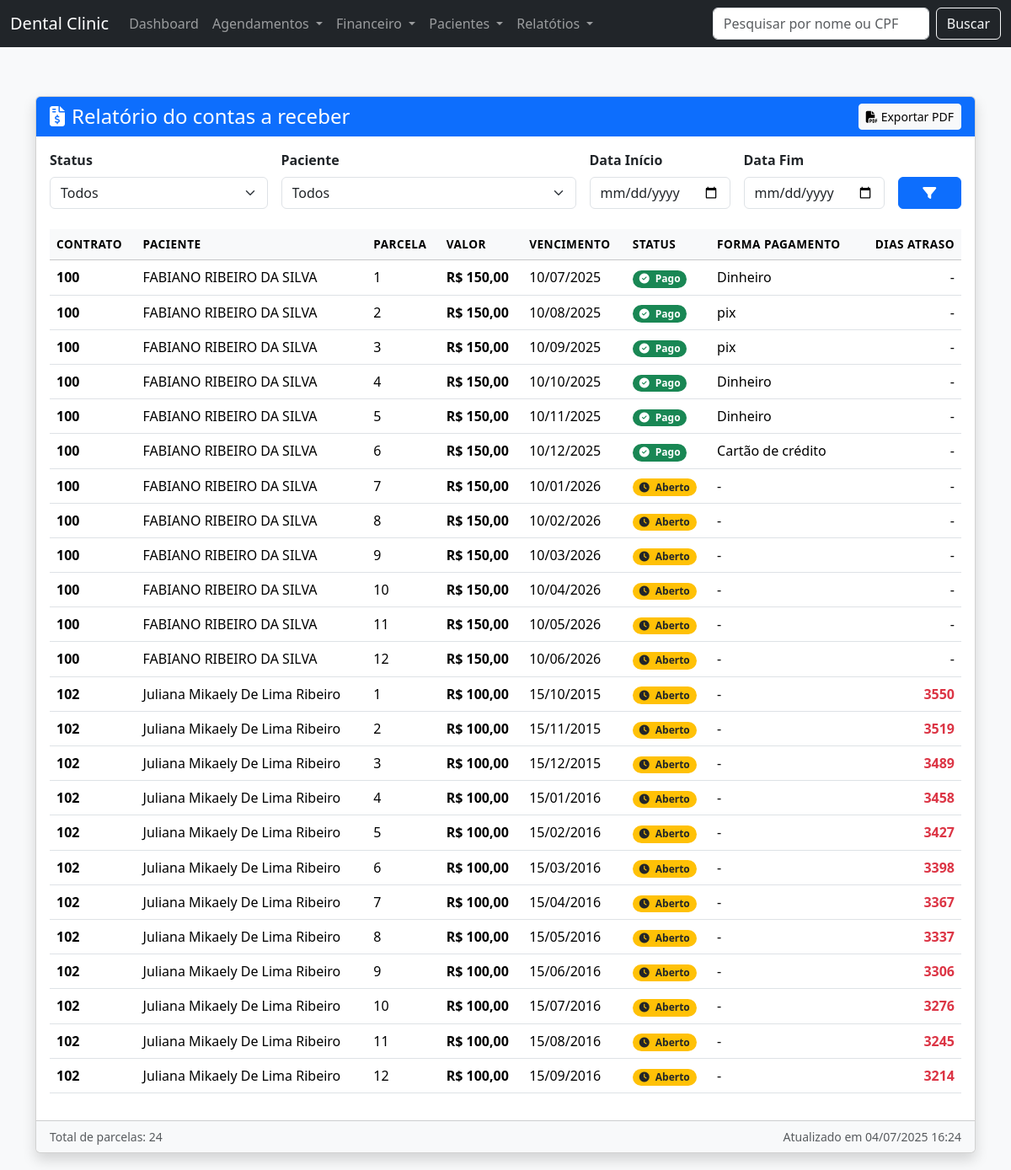
The app's page /financeiro/parcela/relatorio-parcelas/, older data.
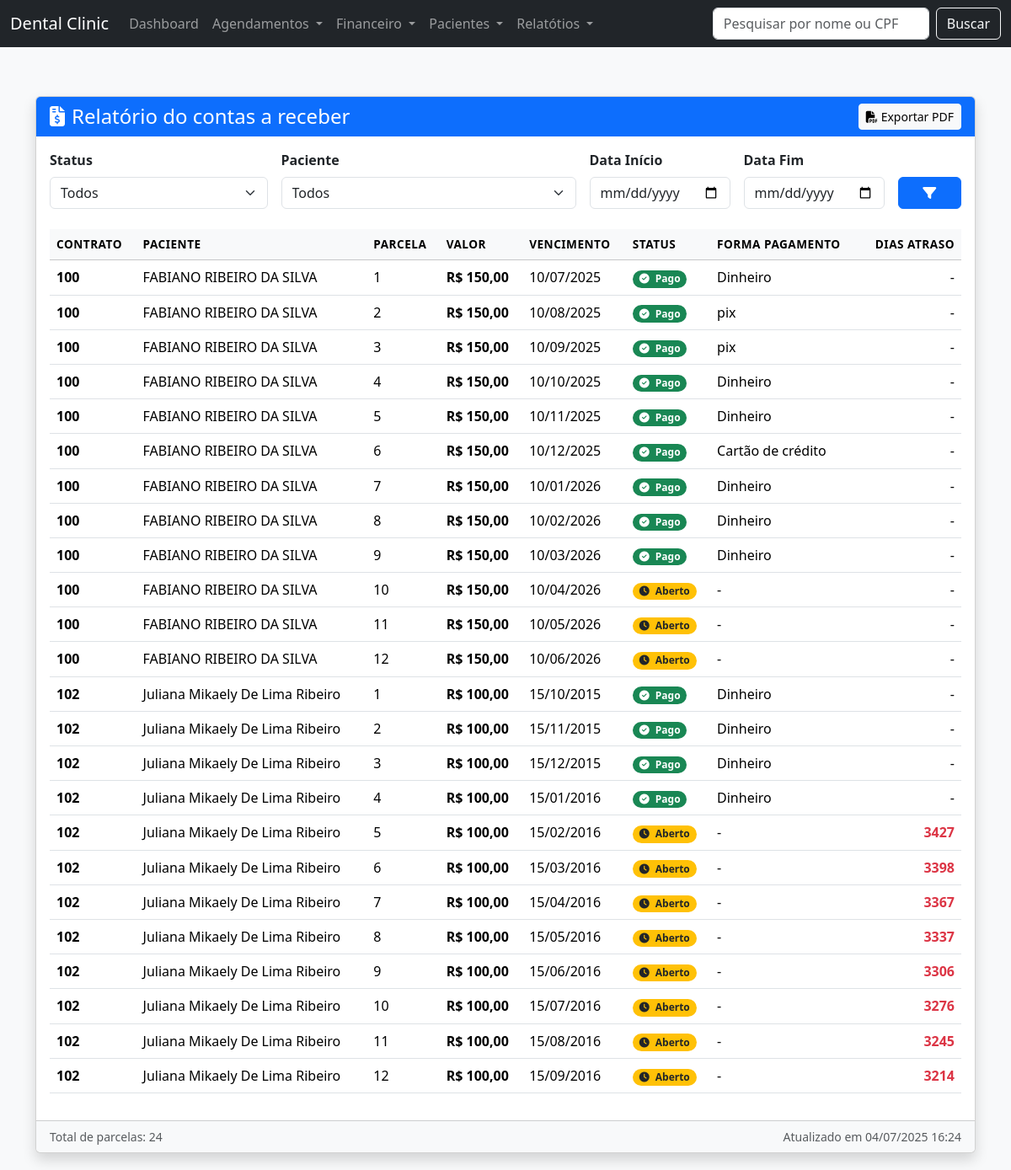
The same page, newer data.
### financeiro/models.py (models this page shows, shortened)
class Parcela(models.Model):
    FORMA_PAGAMENTO_CHOICES = [
        ('dinheiro', 'Dinheiro'),
        ('pix_pj', 'Pix PJ'),
        ('pix_pf', 'Pix PF'),
        ('cartao_credito', 'Cartão de crédito'),
        ('cartao_debito', 'Cartão de débito'),
    ]
    contrato = models.ForeignKey(Contrato, on_delete=models.CASCADE, related_name='parcelas')
    numero = models.PositiveIntegerField(verbose_name="Parcela")
    data_vencimento = models.DateField()
    valor = models.DecimalField(max_digits=10, decimal_places=2)
    valor_pago = models.DecimalField(max_digits=10, decimal_places=2, null=True, blank=True)  # <== ADICIONADO
    status = models.CharField(max_length=20, choices=[('aberto', 'Aberto'), ('pago', 'Pago')], default="aberto")
    data_pagamento = models.DateField(null=True, blank=True)
    forma_pagamento = models.CharField(max_length=20, choices=FORMA_PAGAMENTO_CHOICES, null=True, blank=True)
    observacao = models.TextField(blank=True)

class Contrato(models.Model):
    STATUS_CONTRATO_CHOICES = [
        ('ativo', 'ATIVO'),
        ('pendente', 'PENDENTE'),
        ('cancelado', 'CANCELADO'),
        ]
    paciente = models.ForeignKey('paciente.Paciente', on_delete=models.CASCADE, verbose_name='Paciente')
    plano = models.ForeignKey(Plano, on_delete=models.CASCADE, verbose_name='Plano')
    data_adesao = models.DateField(default=date.today, verbose_name='Adesão')
    dia_vencimento = models.IntegerField(choices=[(d, f"Dia {d}") for d in [5, 10, 15, 20, 25, 30]], verbose_name='Vencimento')
    numero_contrato = models.CharField(max_length=20, unique=True, verbose_name='Contrato')
    status_contrato = models.CharField(max_length=20, verbose_name='Status', choices=STATUS_CONTRATO_CHOICES, null=True, blank=True)

### paciente/models.py (models this page shows, shortened)
class Paciente(models.Model):
    nome = models.CharField(max_length=100)
    cpf = models.CharField(max_length=14, unique=True)
    data_nascimento = models.DateField()
    nome_pai = models.CharField(max_length=150, blank=True, null=True)
    nome_mae = models.CharField(max_length=150, blank=True, null=True)
    nacionalidade = models.CharField(max_length=100, blank=True, null=True)
    naturalidade = models.CharField(max_length=100, blank=True, null=True)
    estado_civil = models.CharField(
        max_length=20,
        choices=[
            ('solteiro', 'Solteiro(a)'),
            ('casado', 'Casado(a)'),
            ('divorciado', 'Divorciado(a)'),
            ('viuvo', 'Viúvo(a)'),
            ('outro', 'Outro'),
        ],
        blank=True,
        null=True
    )
    sexo = models.CharField(
        max_length=10,
        choices=[
            ('masculino', 'Masculino'),
            ('feminino', 'Feminino'),
            ('outro', 'Outro'),
        ],
        blank=True,
        null=True
    )
    profissao = models.CharField(max_length=100, blank=True, null=True)
    telefone = models.CharField(max_length=20, blank=True, null=True)
    observacao_contato = models.TextField(blank=True, null=True)
    cep = models.CharField(max_length=9, blank=True, null=True)
    endereco = models.CharField(max_length=150, blank=True, null=True)
    numero = models.CharField(max_length=10, blank=True, null=True)
    bairro = models.CharField(max_length=100, blank=True, null=True)
    cidade = models.CharField(max_length=100, blank=True, null=True)
    uf = models.CharField(max_length=2, blank=True, null=True)
    complemento = models.CharField(max_length=100, blank=True, null=True)
    ponto_referencia = models.CharField(max_length=150, blank=True, null=True)
    outras_observacoes = models.TextField(blank=True, null=True)
    data_cadastro = models.DateTimeField(auto_now_add=True)

### financeiro/views.py (the view, shortened to what this page needs)
# urls.py: path('parcela/relatorio-parcelas/', views.relatorio_parcelas, name='relatorio_parcelas'),
def relatorio_parcelas(request):
    status = request.GET.get('status')
    paciente_id = request.GET.get('paciente')
    data_inicio = request.GET.get('data_inicio')
    data_fim = request.GET.get('data_fim')
    hoje = localdate()
    parcelas = Parcela.objects.select_related('contrato__paciente')
    if status == 'pagas':
        parcelas = parcelas.filter(status='pago')
    elif status == 'atrasadas':
        parcelas = parcelas.filter(status='aberto', data_vencimento__lt=hoje)
    elif status == 'a_receber':
        parcelas = parcelas.filter(status='aberto', data_vencimento__gte=hoje)
    if paciente_id:
        parcelas = parcelas.filter(contrato__paciente_id=paciente_id)
    if data_inicio:
        parcelas = parcelas.filter(data_vencimento__gte=data_inicio)
    if data_fim:
        parcelas = parcelas.filter(data_vencimento__lte=data_fim)
    parcelas_list = []
    for p in parcelas:
        dias_atraso = 0
        if p.status == 'aberto' and p.data_vencimento < hoje:
            dias_atraso = (hoje - p.data_vencimento).days
        parcelas_list.append((p, dias_atraso))
    pacientes = Paciente.objects.all()
    return render(request, 'financeiro/parcela/relatorio_parcelas.html', {
        'parcelas_list': parcelas_list,
        'status': status,
        'pacientes': pacientes,
        'paciente_selecionado': paciente_id,
        'data_inicio': data_inicio,
        'data_fim': data_fim,
    })

### financeiro/templates/financeiro/parcela/relatorio_parcelas.html (shortened to what the changed rows need)
{% extends 'core/base.html' %}
{% block content %}
<div class="container mt-4">
  <div class="card shadow">
    <div class="card-header bg-primary text-white">
      <div class="d-flex justify-content-between align-items-center">
        <h2 class="h4 mb-0">
          <i class="fas fa-file-invoice-dollar me-2"></i>Relatório do contas a receber
        </h2>
      </div>
    </div>
    <div class="card-body">
      <div class="table-responsive">
        <table class="table table-hover">
          <thead class="table-light">
            <tr>
              <th>Contrato</th>
              <th>Paciente</th>
              <th>Parcela</th>
              <th>Valor</th>
              <th>Vencimento</th>
              <th>Status</th>
              <th>Forma Pagamento</th>
              <th class="text-end">Dias Atraso</th>
            </tr>
          </thead>
          <tbody>
            {% for p, atraso in parcelas_list %}
            <tr>
              <td class="fw-semibold">{{ p.contrato.numero_contrato }}</td>
              <td>{{ p.contrato.paciente.nome }}</td>
              <td>{{ p.numero }}</td>
              <td class="fw-semibold">R$ {{ p.valor|floatformat:2 }}</td>
              <td class="{% if p.data_vencimento < today and p.status != 'pago' %}text-danger{% endif %}">
                {{ p.data_vencimento|date:"d/m/Y" }}
              </td>
              <td>
                {% if p.status == 'pago' %}
                  <span class="badge bg-success rounded-pill">
                    <i class="fas fa-check-circle me-1"></i> Pago
                  </span>
                {% elif p.data_vencimento < today %}
                  <span class="badge bg-danger rounded-pill">
                    <i class="fas fa-exclamation-circle me-1"></i> Atrasado
                  </span>
                {% else %}
                  <span class="badge bg-warning text-dark rounded-pill">
                    <i class="fas fa-clock me-1"></i> Aberto
                  </span>
                {% endif %}
              </td>
              <td>{{ p.get_forma_pagamento_display|default:"-" }}</td>
              <td class="text-end {% if atraso > 0 %}fw-bold text-danger{% endif %}">
                {% if atraso > 0 %}{{ atraso }}{% else %}-{% endif %}
              </td>
            </tr>
            {% empty %}
            <tr>
              <td colspan="8" class="text-center py-4 text-muted">
                <i class="fas fa-search me-2"></i>Nenhuma parcela encontrada com os filtros selecionados
              </td>
            </tr>
            {% endfor %}
          </tbody>
        </table>
      </div>
    </div>
  </div>
</div>
<link rel="stylesheet" href="https://code.jquery.com/ui/1.13.1/themes/base/jquery-ui.css">
{% endblock %}

Row changes from the older to the newer data that the page shows:
changed Parcela (number 7 of 24 on the later page): forma_pagamento "-" → "Dinheiro"; status "Aberto" → "Pago"
changed Parcela (number 8 of 24 on the later page): forma_pagamento "-" → "Dinheiro"; status "Aberto" → "Pago"
changed Parcela (number 9 of 24 on the later page): forma_pagamento "-" → "Dinheiro"; status "Aberto" → "Pago"
changed Parcela (number 13 of 24 on the later page): forma_pagamento "-" → "Dinheiro"; atraso "3550" → (not shown); status "Aberto" → "Pago"; now shows "-"
changed Parcela (number 14 of 24 on the later page): forma_pagamento "-" → "Dinheiro"; atraso "3519" → (not shown); status "Aberto" → "Pago"; now shows "-"
changed Parcela (number 15 of 24 on the later page): forma_pagamento "-" → "Dinheiro"; atraso "3489" → (not shown); status "Aberto" → "Pago"; now shows "-"
changed Parcela (number 16 of 24 on the later page): forma_pagamento "-" → "Dinheiro"; atraso "3458" → (not shown); status "Aberto" → "Pago"; now shows "-"
